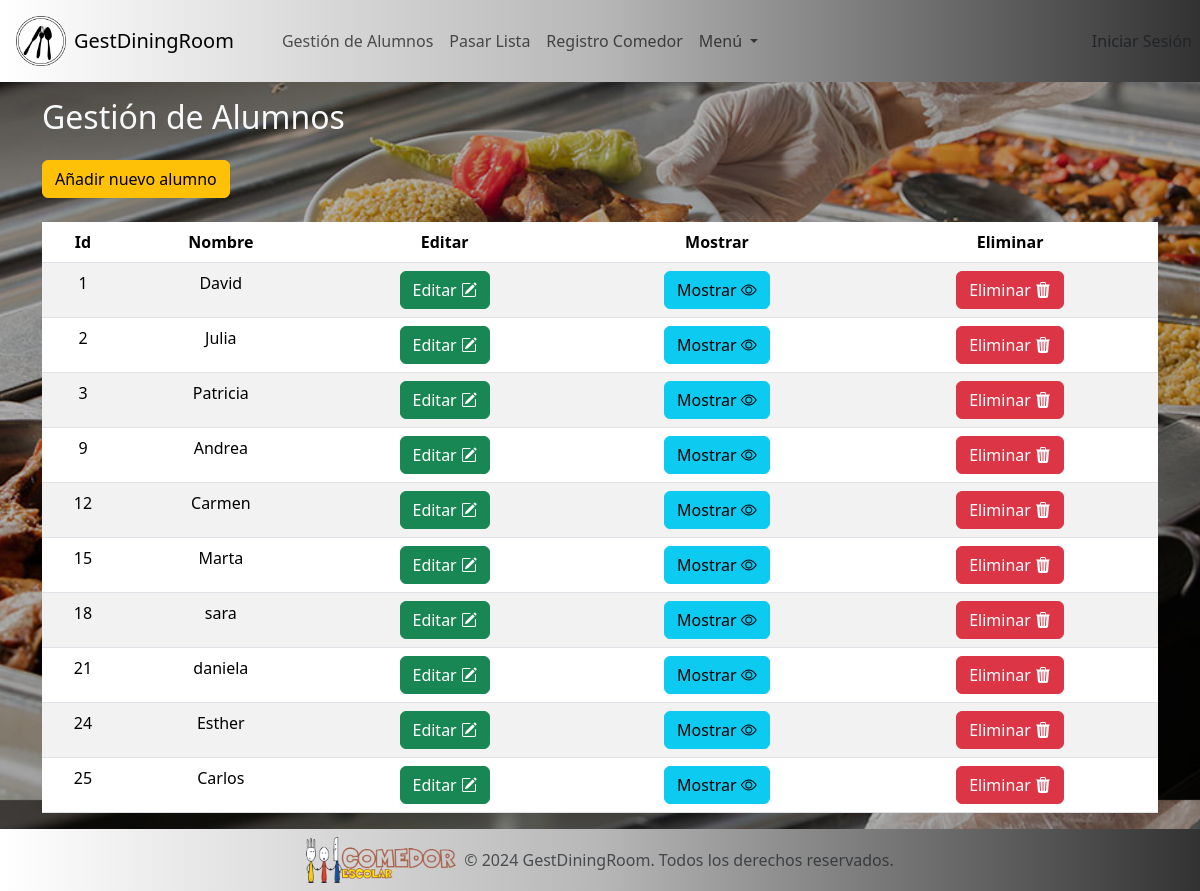
/views/dashboard.php, run on the app's committed database.
### tables this page shows
CREATE TABLE `alumnos` (
  `id_alumno` int(11) NOT NULL AUTO_INCREMENT,
  `nombre` varchar(255) DEFAULT NULL,
  `dni` varchar(20) DEFAULT NULL,
  `curso` varchar(10) DEFAULT NULL,
  `cuenta_bancaria` varchar(20) DEFAULT NULL,
  `posicion_comedor` varchar(20) DEFAULT NULL,
  PRIMARY KEY (`id_alumno`)
);

### controllers/AlumnoController.php (called while the page is built, shortened)
<?php
    include "../models/AlumnoModel.php";
    class AlumnoController {
        public function obtenerListaAlumnos() {
            $alumnoModel = new AlumnoModel();
            return $alumnoModel->obtenerListaAlumnos();
        }
    }
?>

### models/AlumnoModel.php (called while the page is built, shortened)
<?php
    include "../includes/config.php";
    class AlumnoModel {
        public function obtenerListaAlumnos() {
            global $conexion;
            $listaAlumnos = [];
            $consulta = "SELECT id_alumno, nombre FROM alumnos";
            $stmt = mysqli_prepare($conexion, $consulta);
            if ($stmt) {
                mysqli_stmt_execute($stmt);
                $resultado = mysqli_stmt_get_result($stmt);
                if ($resultado) {
                    while ($fila = mysqli_fetch_assoc($resultado)) {
                        $listaAlumnos[] = $fila;
                    }
                }
            }
            return $listaAlumnos;
        }
    }
?>

### views/dashboard.php (the view, shortened to what this page needs)
<!DOCTYPE html>
<html lang="en">
<head>
     <link href="https://cdn.jsdelivr.net/npm/bootstrap@5.3.2/dist/css/bootstrap.min.css" rel="stylesheet">
    <link rel="stylesheet" href="https://cdn.jsdelivr.net/npm/bootstrap-icons@1.11.3/font/bootstrap-icons.min.css">
    <link rel="stylesheet" href="../assets/css/dashboard.css">
</head>
<body class="fondo">
    <nav class="navbar navbar-expand-lg">
        <div class="container-fluid p-2">
            <div class="d-flex align-items-center ms-2 me-4">
                <img src="../assets/imgs/logo.png" class="img-fluid me-2" style="max-width:50px" alt="logo">
                <a class="navbar-brand" href="dashboard.php">GestDiningRoom</a>
            </div>
            <div class="collapse navbar-collapse" id="navbarNavDropdown">
                <ul class="navbar-nav">
                    <li class="nav-item">
                        <a class="nav-link" aria-current="page" href="dashboard.php">Gestión de Alumnos</a>
                    </li>
                    <li class="nav-item">
                        <a class="nav-link" aria-current="page" href="pasar_lista.php">Pasar Lista</a>
                    </li>
                    <li class="nav-item">
                        <a class="nav-link" href="registro_comedor.php">Registro Comedor</a>
                    </li>
                    <li class="nav-item dropdown">
                        <a class="nav-link dropdown-toggle" href="#" role="button" data-bs-toggle="dropdown" aria-expanded="false">
                            Menú
                        </a>
                    </li>
                </ul>
            </div>
            <?php if(isset($_SESSION['usuario'])) { ?>
                <div class="nav-item">
                    <div class="nav-item d-flex align-items-center me-3">
                        <a class="nav-link text-danger me-3" href="../controllers/cerrar_sesion.php">Cerra Sesión</a>
                        <span class="navbar-text bg-primary text-light rounded">
                            <?php echo $_SESSION['usuario']?>
                        </span>
                    </div>
                </div>
            <?php }else{ ?>
                <div class="nav-item">
                    <a class="nav-link" href="/gestion_alumnos_comedor/views/login.php">Iniciar Sesión</a>
                </div>
            <?php } ?>
        </div>
    </nav>
    <div class="container mt-3">
        <h2 class="text-light">Gestión de Alumnos</h2>
        <a href="../views/rellenar_datos_alumno.php"><button class="btn btn-warning mt-3 font-weight-bold">Añadir nuevo alumno</button></a>
        <div class="row">
            <div class="table-responsive mx-auto">
                <table class="table table-striped table-hover mt-4 text-center">
                    <thead class="thead-dark">
                        <tr>
                            <th scope="col">Id</th>
                            <th scope="col">Nombre</th>
                            <th scope="col">Editar</th>
                            <th scope="col">Mostrar</th>
                            <th scope="col">Eliminar</th>
                        </tr>
                    </thead>
                    <tbody>
                        <?php
                            include "../controllers/AlumnoController.php";
                            $alumnoController = new AlumnoController();
                            $listaAlumnos = $alumnoController->obtenerListaAlumnos();
                        ?>
                        <?php foreach ($listaAlumnos as $alumno): ?>
                            <tr>
                                <td><?php echo $alumno['id_alumno']; ?></td>
                                <td><?php echo $alumno['nombre']; ?></td>
                                <td><a href="editar_datos_alumno.php?id_alumno=<?php echo $alumno['id_alumno']; ?>">
                                <button class="btn btn-success">Editar <i class="bi bi-pencil-square"></i></button></a></td>
                                <td><a href="mostrar_datos_alumnos.php?id_alumno=<?php echo $alumno['id_alumno']; ?>">
                                <button class="btn btn-info">Mostrar <i class="bi bi-eye"></i></button></a></td>
                                <td><a href="../controllers/eliminar_alumno.php?id_alumno=<?php echo $alumno['id_alumno']; ?>">
                                <button class="btn btn-danger">Eliminar <i class="bi bi-trash3-fill"></i></button></a></td>
                            </tr>
                        <?php endforeach; ?>
                    </tbody>
                </table>
            </div>
        </div>
    </div>
    <footer class="footer mt-auto py-2 text-center">
        <div class="d-flex justify-content-center align-items-center">
            <img src="../assets/imgs/Logo_Comedor.png" class="img-fluid me-2" style="max-width:150px" alt="logo">
            <span class="text-muted">© 2024 GestDiningRoom. Todos los derechos reservados.</span>
        </div>
    </footer>
</body>
</html>

### assets/css/dashboard.css (style rules this page uses)
body { user-select: none; display: flex; flex-direction: column; min-height: 100vh; }
.fondo { background-image: url('../imgs/comedorescolar.jpg'); background-size: cover; background-position: center; height: 100vh; }
.fondo::before { content: ''; position: absolute; top: 0; right: 0; bottom: 0; left: 0; background-color: rgba(0, 0, 0, 0.3); z-index: -1; }
.navbar, .footer { background: linear-gradient(to right, #ffffff, #b7b7b7, #323232); }

### data on the page
alumnos: id_alumno "1", nombre "David"
alumnos: id_alumno "2", nombre "Julia"
alumnos: id_alumno "3", nombre "Patricia"
alumnos: id_alumno "9", nombre "Andrea"
alumnos: id_alumno "12", nombre "Carmen"
alumnos: id_alumno "15", nombre "Marta"
alumnos: id_alumno "18", nombre "sara"
alumnos: id_alumno "21", nombre "daniela"
alumnos: id_alumno "24", nombre "Esther"
alumnos: id_alumno "25", nombre "Carlos"
